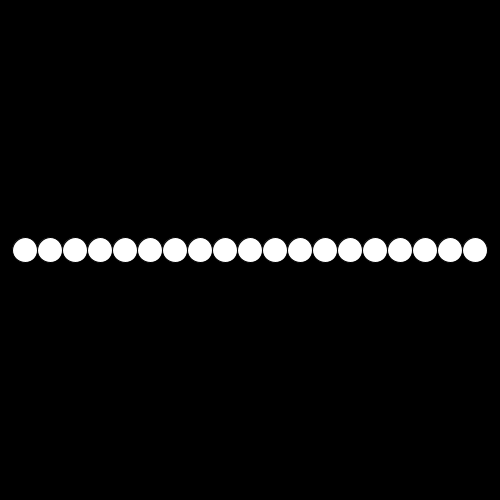
Frame 1 (no input)
Frame 60 (the mouse pressed at the canvas centre just before this capture): identical to frame 1, image omitted
Frame 120 (the mouse held since frame 60 and released just before this capture): identical to frame 1, image omitted

The Processing sketch that drew this single still picture (run headless with seeded random() and noise(); from frame 60 on, the mouse is pressed at the canvas centre):

// Processing sketch: CRCP1310_01_While_Loop
// ── CRCP1310_01_While_Loop.pde
void setup() {
  size(500, 500);
}

void draw() {
  background(0);
  float x = 25;
  
  while (x < width) {
    ellipse(x, height / 2.0, 25, 25);
    x = x + 25;
  }
}
